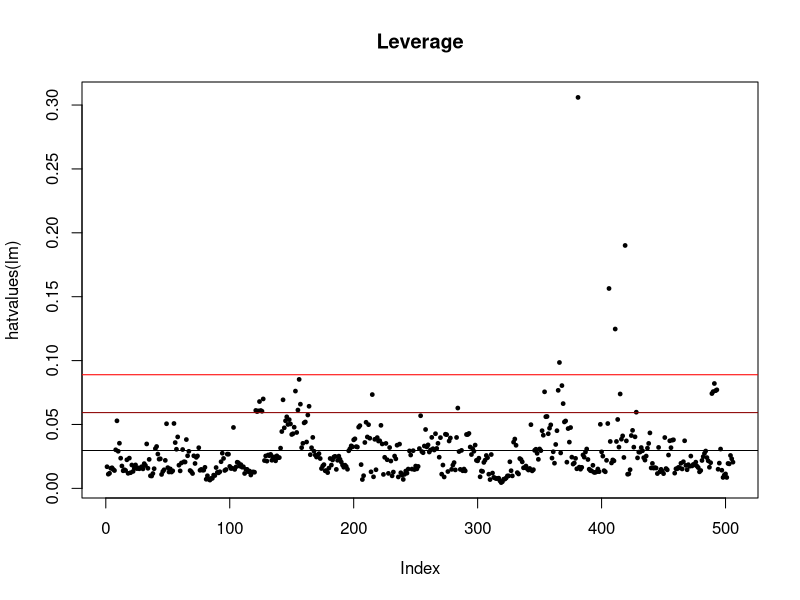

Generate this figure with R:
data(Boston, package="MASS")
lm <- lm(medv~., data=Boston)
plot(hatvalues(lm), pch=19, main="Leverage", cex=0.5)
# 
n <- nrow(Boston)
p <- ncol(Boston)
abline(h=(1:3)*(p+1)/n, col=c("black", "darkred", "red"))
